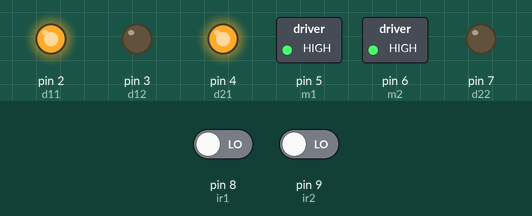
Recording of a sketch running on a simulated Arduino Uno, built with avr-gcc and run on an emulated ATmega328P. Shown: switched loads named in the sketch (green lamp = pin HIGH), output pins drawn as LEDs (lit = HIGH). Dashed ring = blinking. The test bench sets the inputs (shaded band); at power-on: pin 8 (ir1) LOW, pin 9 (ir2) LOW.

Above: at 1.2 s.
1.3 s: pin 8 (ir1) driven HIGH
At 1.7 s:
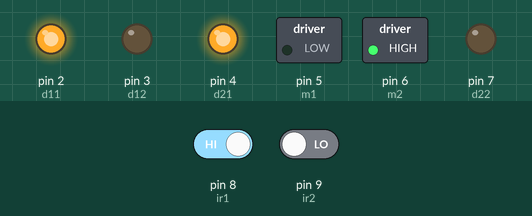
4.3 s: pin 9 (ir2) driven HIGH
At 5.2 s:
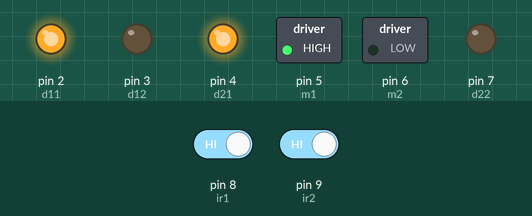
7.3 s: pin 9 (ir2) driven LOW
At 7.7 s:
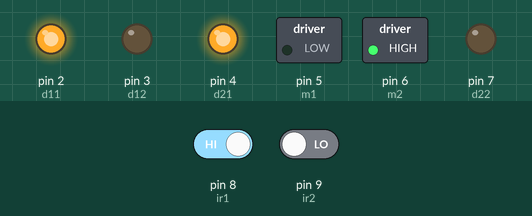
10.3 s: pin 8 (ir1) driven LOW
At 11.3 s:
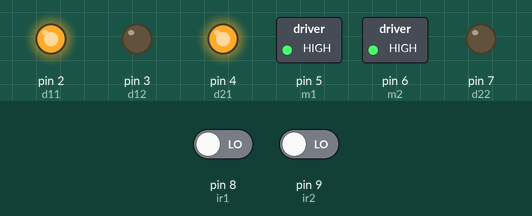
Timing chart, 0 to 12.8 s (numbered marks = the images above; inputs shaded):
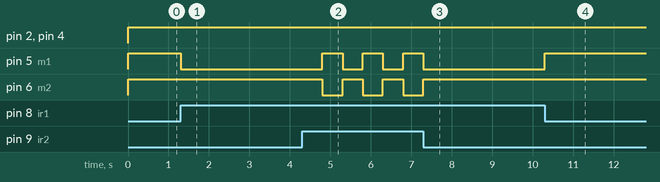

Measured:
- after the input at 1.3 s, pin 5 (m1): HIGH → LOW at once
- after the input at 4.3 s, pin 5 (m1), pin 6 (m2): alternates HIGH for 0.50 s and LOW for 0.50 s, starting after 0.50 s
- after the input at 7.3 s, pin 5 (m1): goes on until 7.3 s, then stays LOW; pin 6 (m2): goes on until 7.3 s, then stays HIGH
- after the input at 10.3 s, pin 5 (m1): LOW → HIGH at once

The sketch:

Arduino_code.ino
```cpp
//ASSIGN PIN TO THE MOTORDRIVER AND THE IR SENSORS
int a=0;
int b=0;
int ir1=8;   //IR SENSOR 1
int ir2=9;   //IR SENSOR 2
int m1=5; //MOTOR ENABLE 1
int d11=2; //MOTOR INT 1
int d12=3; //MOTOR INT 2
int m2=6;  //MOTOR ENABLE 2
int d22=7; //MOTOR INT 4
int d21=4; //MOTOR INT 3

//WHEN IR SENSOR 2 GET INPUT DIGITAL 1 'bm' FUNCTION WILL EXECUTE

void bm(){
digitalWrite(m1,HIGH);
digitalWrite(d11,HIGH);
digitalWrite(d12,LOW);

delay(500);

digitalWrite(m1,LOW);
digitalWrite(d11,HIGH);
digitalWrite(d12,LOW);
 }

//WHEN IR SENSOR 1 AND 2 GET INPUT DIGITAL 0 'bm' FUNCTION WILL EXECUTE

 void motor(){
digitalWrite(m1,HIGH);
digitalWrite(d11,HIGH);
digitalWrite(d12,LOW);
digitalWrite(m2,HIGH);
digitalWrite(d21,HIGH);
digitalWrite(d22,LOW);
}

//WHEN IR SENSOR 1 GET INPUT DIGITAL 1 'am' FUNCTION WILL EXECUTE

  void am(){
digitalWrite(m2,HIGH);
digitalWrite(d21,HIGH);
digitalWrite(d22,LOW);

delay(500);

digitalWrite(m2,LOW);
digitalWrite(d21,HIGH);
digitalWrite(d22,LOW);
 }

void setup() {
  // put your setup code here, to run once:
pinMode(m1,OUTPUT);
pinMode(d11,OUTPUT);
pinMode(d12,OUTPUT);
pinMode(m2,OUTPUT);
pinMode(d21,OUTPUT);
pinMode(d22,OUTPUT);
pinMode(ir1,INPUT);
pinMode(ir2,INPUT);
Serial.begin(9600);


}

void loop() {
  // put your main code here, to run repeatedly:

a =digitalRead(ir1);  //READING THE INPUT OF IR SENSOR 1
b= digitalRead(ir2);  //READING THE INUT OF IR SENSOR 2
 if (a==1){
  digitalWrite(m1,LOW);
  digitalWrite(m2,LOW);
am();
 }
 if (b==1){
  digitalWrite(m1,LOW);
  digitalWrite(m2,LOW);
bm();
 }
 if(a==0 && b==0){

  motor();
 }

}
```
